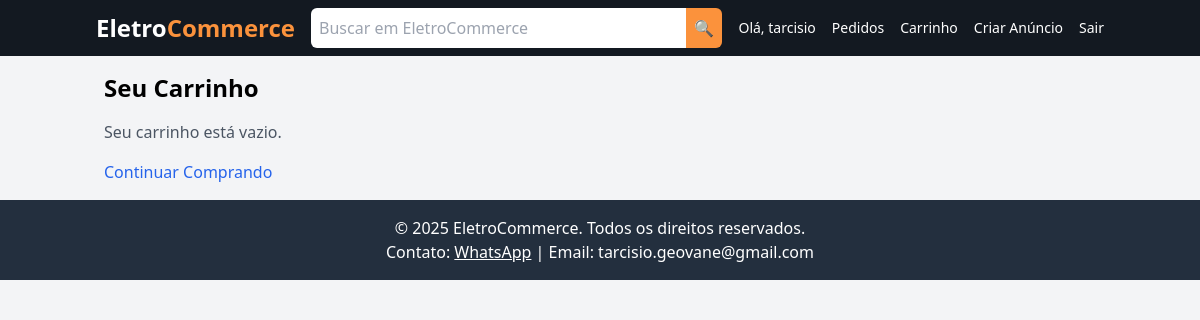
Before: /cart (signed in) with the older database file.
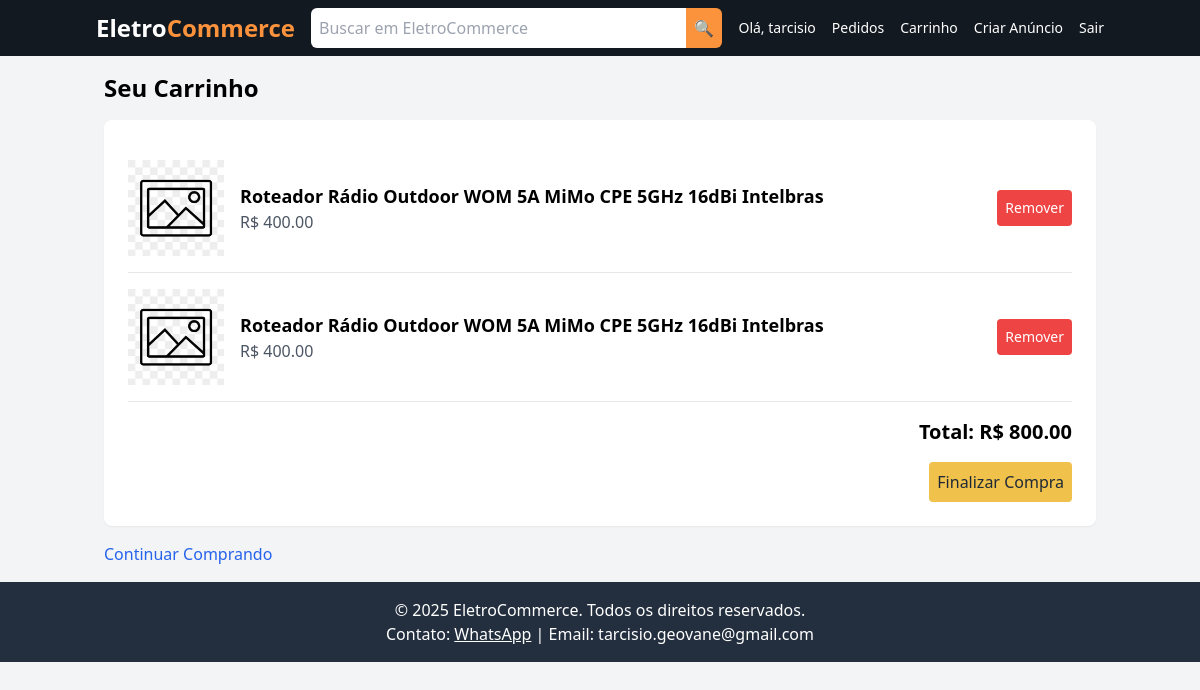
After: the same page with the newer database file.
### tables this page shows
CREATE TABLE cart (
                id INTEGER PRIMARY KEY AUTOINCREMENT,
                user_id INTEGER,
                product_id INTEGER,
                FOREIGN KEY (user_id) REFERENCES users (id),
                FOREIGN KEY (product_id) REFERENCES products (id)
            );

CREATE TABLE products (
            id INTEGER PRIMARY KEY AUTOINCREMENT,
            title TEXT NOT NULL,
            description TEXT,
            price REAL NOT NULL,
            user_id INTEGER, category TEXT, photo_path TEXT, photo_url TEXT, photo_public_id TEXT,
            FOREIGN KEY (user_id) REFERENCES users (id)
        );

### app.py (the view)
@app.route('/cart')
def cart():
    if not session.get('user_id'):
        flash('Faça login para ver o carrinho!', 'error')
        return redirect(url_for('login'))
    conn = sqlite3.connect(get_db_path())
    c = conn.cursor()
    c.execute('''SELECT c.id, p.title, p.description, p.price, p.category,
                        (SELECT photo_url FROM product_photos WHERE product_id = p.id LIMIT 1) as photo_url
                 FROM cart c
                 JOIN products p ON c.product_id = p.id
                 WHERE c.user_id = ?''', (session['user_id'],))
    cart_items = c.fetchall()
    total = sum(item[3] for item in cart_items)
    conn.close()
    return render_template('cart.html', cart_items=cart_items, total=total)

### app.py (called while the page is built)
def get_db_path():
    return os.path.join(os.path.dirname(__file__), 'database.db')

### templates/cart.html (shortened to what the changed rows need)
<!DOCTYPE html>
<html lang="pt-BR">
<head>
    <script src="https://cdn.tailwindcss.com"></script>
</head>
<body class="bg-gray-100 font-sans">
    <main class="container mx-auto p-4">
        <h2 class="text-2xl font-semibold mb-4">Seu Carrinho</h2>
        {% if cart_items %}
        <div class="bg-white p-6 rounded-lg shadow-sm">
            {% for item in cart_items %}
            <div class="flex items-center border-b py-4">
                {% if item[5] %}
                    <a href="{{ url_for('product', id=item[0]) }}">
                        <img src="{{ item[5] }}" alt="{{ item[1] }}"
                             class="w-24 h-24 object-contain mr-4">
                    </a>
                {% else %}
                    <a href="{{ url_for('product', id=item[0]) }}">
                        <img src="{{ url_for('static', filename='uploads/placeholder.png') }}" alt="Sem imagem"
                             class="w-24 h-24 object-contain mr-4">
                    </a>
                {% endif %}
                <div class="flex-1">
                    <a href="{{ url_for('product', id=item[0]) }}" class="text-lg font-semibold hover:underline">{{ item[1] }}</a>
                    <p class="text-gray-600">R$ {{ "%.2f" % item[3] }}</p>
                </div>
                <a href="{{ url_for('remove_from_cart', cart_id=item[0]) }}"
                   class="p-2 bg-red-500 text-white rounded hover:bg-red-600 text-sm">Remover</a>
            </div>
            {% endfor %}
            <div class="mt-4 text-right">
                <p class="text-xl font-bold">Total: R$ {{ "%.2f" % total }}</p>
                <form action="{{ url_for('create_checkout') }}" method="POST">
                    <button type="submit" class="mt-4 p-2 amazon-orange text-gray-800 rounded hover:bg-orange-500">
                        Finalizar Compra
                    </button>
                </form>
            </div>
        </div>
        {% else %}
        <p class="text-gray-600">Seu carrinho está vazio.</p>
        {% endif %}
        <a href="{{ url_for('home') }}" class="inline-block mt-4 text-blue-600 hover:underline">Continuar Comprando</a>
    </main>
</body>
</html>

Changed rows visible on the page:
added cart: title "Roteador Rádio Outdoor WOM 5A MiMo CPE 5GHz 16dBi Intelbras"
now on this page (row unchanged): products: price "400.00"
added cart: title "Roteador Rádio Outdoor WOM 5A MiMo CPE 5GHz 16dBi Intelbras"
Other visible differences:
{{ "%.2f" % total }}: (not shown) → "800.00"
text no longer shown: "Seu carrinho está vazio."
text now shown: "Total: R$ Finalizar Compra"
